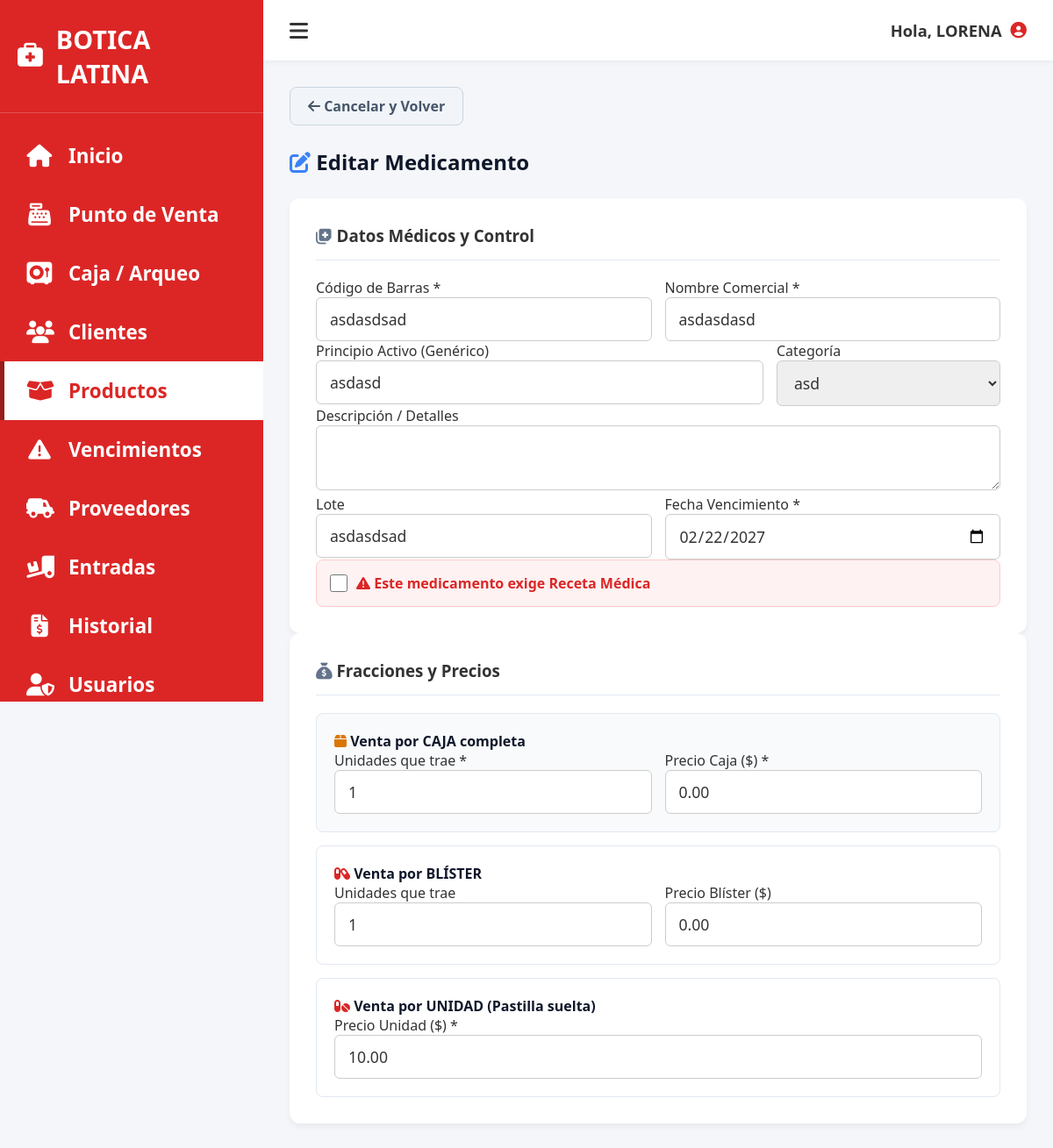
Screenshot of /index.php?view=editar_producto&id=2 (signed in) with the database file from the repository.
### tables this page shows
CREATE TABLE `productos` (
  `id` int(11) NOT NULL,
  `codigo` varchar(100) NOT NULL,
  `descripcion` varchar(255) DEFAULT NULL,
  `compra` decimal(10,2) DEFAULT 0.00,
  `venta` decimal(10,2) DEFAULT 0.00,
  `stock` int(11) DEFAULT 0,
  `principio_activo` varchar(255) DEFAULT NULL,
  `laboratorio` varchar(255) DEFAULT NULL,
  `presentacion` varchar(255) DEFAULT NULL,
  `lote` varchar(100) DEFAULT NULL,
  `fecha_vencimiento` date DEFAULT NULL,
  `requiere_receta` tinyint(1) DEFAULT 0,
  `unidades_por_caja` int(11) DEFAULT 1,
  `unidades_por_blister` int(11) DEFAULT 1,
  `precio_caja` decimal(10,2) DEFAULT 0.00,
  `precio_blister` decimal(10,2) DEFAULT 0.00,
  `precio_unidad` decimal(10,2) DEFAULT 0.00,
  `stock_minimo` int(11) DEFAULT 20,
  `categoria` varchar(100) DEFAULT 'Medicamentos',
  `detalles` text DEFAULT NULL
);

### models/Producto.php (called while the page is built, shortened)
<?php
class Producto {
    private $db;
    public function __construct($conexion) {
        $this->db = $conexion;
    }
    public function getPorId($id) {
        $stmt = $this->db->prepare("SELECT * FROM productos WHERE id = ?");
        $stmt->execute([$id]);
        return $stmt->fetch(PDO::FETCH_ASSOC);
    }
}
?>

### views/editar_producto.php (the view, shortened to what this page needs)
<!DOCTYPE html>
<html lang="es">
<head>
    <link rel="stylesheet" href="assets/css/dashboard.css?v=<?php echo time(); ?>">
    <link rel="stylesheet" href="https://cdnjs.cloudflare.com/ajax/libs/font-awesome/6.4.0/css/all.min.css">
</head>
<body>
<div class="wrapper">
    <aside class="sidebar">
        <div class="sidebar-header"><i class="fa-solid fa-briefcase-medical"></i><span>BOTICA LATINA</span></div>
        <ul class="sidebar-menu">
            <?php if(isset($_SESSION['user_rol']) && $_SESSION['user_rol'] == 'Administrador'): ?>
                <li><a href="index.php"><i class="fa-solid fa-house"></i> Inicio</a></li>
            <?php endif; ?>
            <li><a href="index.php?view=caja"><i class="fa-solid fa-cash-register"></i> Punto de Venta</a></li>
            <li><a href="index.php?view=arqueo"><i class="fa-solid fa-vault"></i> Caja / Arqueo</a></li>
            <li><a href="index.php?view=clientes"><i class="fa-solid fa-users"></i> Clientes</a></li>
            <?php if(isset($_SESSION['user_rol']) && $_SESSION['user_rol'] == 'Administrador'): ?>
                <li class="active"><a href="index.php?view=productos"><i class="fa-solid fa-box-open"></i> Productos</a></li>
                <li><a href="index.php?view=vencimientos"><i class="fa-solid fa-triangle-exclamation"></i> Vencimientos</a></li>
                <li><a href="index.php?view=proveedores"><i class="fa-solid fa-truck-field"></i> Proveedores</a></li>
                <li><a href="index.php?view=compras"><i class="fa-solid fa-truck-ramp-box"></i> Entradas</a></li>
                <li><a href="index.php?view=historial"><i class="fa-solid fa-file-invoice-dollar"></i> Historial</a></li>
                <li><a href="index.php?view=usuarios"><i class="fa-solid fa-user-shield"></i> Usuarios</a></li>
            <?php endif; ?>
        </ul>
    </aside>
    <div class="main-content">
        <header class="topbar">
            <div class="menu-toggle"><i class="fa-solid fa-bars"></i></div>
            <div class="user-info"><span>Hola, <?php echo htmlspecialchars($_SESSION['user_nombre']); ?></span><i class="fa-solid fa-circle-user" style="color:#dc2626;"></i></div>
        </header>
        <div class="dashboard-container">
            <a href="index.php?view=productos" class="btn-back"><i class="fa-solid fa-arrow-left"></i> Cancelar y Volver</a>
            <h2 style="color: #0f172a; margin-top: 0; margin-bottom: 25px;"><i class="fa-solid fa-pen-to-square" style="color:#3b82f6;"></i> Editar Medicamento</h2>
            <form method="POST" action="index.php?action=actualizar_producto">
                <div class="split-layout" style="align-items: flex-start; gap: 25px;">
                    <div class="left-panel panel-blanco" style="flex: 1;">
                        <h3 style="margin-top:0; border-bottom: 1px solid #e2e8f0; padding-bottom: 15px; margin-bottom: 20px;"><i class="fa-solid fa-notes-medical" style="color:#64748b;"></i> Datos Médicos y Control</h3>
                        <div style="display: flex; gap: 15px;">
                            <div class="form-group" style="flex: 1;">
                                <label>Código de Barras *</label>
                                <input type="text" name="codigo" class="form-control" value="<?php echo htmlspecialchars($producto['codigo'] ?? ''); ?>" required>
                            </div>
                            <div class="form-group" style="flex: 1;">
                                <label>Nombre Comercial *</label>
                                <input type="text" name="descripcion" class="form-control" value="<?php echo htmlspecialchars($producto['descripcion'] ?? ''); ?>" required>
                            </div>
                        </div>
                        <div style="display: flex; gap: 15px;">
                            <div class="form-group" style="flex: 2;">
                                <label>Principio Activo (Genérico)</label>
                                <input type="text" name="principio_activo" class="form-control" value="<?php echo htmlspecialchars($producto['principio_activo'] ?? ''); ?>">
                            </div>
                            <div class="form-group" style="flex: 1;">
                                <label>Categoría</label>
                                <select name="categoria" class="form-control">
                                    <option value="<?php echo htmlspecialchars($producto['categoria']); ?>" selected><?php echo htmlspecialchars($producto['categoria']); ?></option>
                                </select>
                            </div>
                        </div>
                        <div class="form-group">
                            <label>Descripción / Detalles</label>
                            <textarea name="detalles" class="form-control" rows="2"><?php echo htmlspecialchars($producto['detalles'] ?? ''); ?></textarea>
                        </div>
                        <div style="display: flex; gap: 15px;">
                            <div class="form-group" style="flex: 1;">
                                <label>Lote</label>
                                <input type="text" name="lote" class="form-control" value="<?php echo htmlspecialchars($producto['lote'] ?? ''); ?>">
                            </div>
                            <div class="form-group" style="flex: 1;">
                                <label>Fecha Vencimiento *</label>
                                <input type="date" name="fecha_vencimiento" class="form-control" value="<?php echo htmlspecialchars($producto['fecha_vencimiento'] ?? ''); ?>" required>
                            </div>
                        </div>
                        <div class="form-group" style="background: #fef2f2; padding: 15px; border-radius: 8px; border: 1px solid #fecaca; display: flex; align-items: center; gap: 10px; margin-bottom: 0;">
                            <input type="checkbox" name="requiere_receta" id="receta" value="1" <?php echo (!empty($producto['requiere_receta'])) ? 'checked' : ''; ?> style="width: 20px; height: 20px;">
                            <label for="receta" style="margin:0; color: #dc2626; font-weight: bold; cursor: pointer;"><i class="fa-solid fa-triangle-exclamation"></i> Este medicamento exige Receta Médica</label>
                        </div>
                    </div>
                    <div class="right-panel" style="flex: 1; display: flex; flex-direction: column; gap: 25px;">
                        <div class="panel-blanco">
                            <h3 style="margin-top:0; border-bottom: 1px solid #e2e8f0; padding-bottom: 15px; margin-bottom: 20px;"><i class="fa-solid fa-sack-dollar" style="color:#64748b;"></i> Fracciones y Precios</h3>
                            <div style="border: 1px solid #e2e8f0; padding: 20px; border-radius: 8px; margin-bottom: 15px; background: #f8fafc;">
                                <h4 style="margin-top:0; color:#0f172a;"><i class="fa-solid fa-box" style="color:#d97706;"></i> Venta por CAJA completa</h4>
                                <div style="display: flex; gap: 15px;">
                                    <div class="form-group" style="flex: 1; margin-bottom: 0;"><label>Unidades que trae *</label><input type="number" name="unidades_por_caja" class="form-control" value="<?php echo htmlspecialchars($producto['unidades_por_caja'] ?? '1'); ?>" required></div>
                                    <div class="form-group" style="flex: 1; margin-bottom: 0;"><label>Precio Caja ($) *</label><input type="number" step="0.01" name="precio_caja" class="form-control" value="<?php echo htmlspecialchars($producto['precio_caja'] ?? '0.00'); ?>" required></div>
                                </div>
                            </div>
                            <div style="border: 1px solid #e2e8f0; padding: 20px; border-radius: 8px; margin-bottom: 15px;">
                                <h4 style="margin-top:0; color:#0f172a;"><i class="fa-solid fa-capsules" style="color:#dc2626;"></i> Venta por BLÍSTER</h4>
                                <div style="display: flex; gap: 15px;">
                                    <div class="form-group" style="flex: 1; margin-bottom: 0;"><label>Unidades que trae</label><input type="number" name="unidades_por_blister" class="form-control" value="<?php echo htmlspecialchars($producto['unidades_por_blister'] ?? '1'); ?>"></div>
                                    <div class="form-group" style="flex: 1; margin-bottom: 0;"><label>Precio Blíster ($)</label><input type="number" step="0.01" name="precio_blister" class="form-control" value="<?php echo htmlspecialchars($producto['precio_blister'] ?? '0.00'); ?>"></div>
                                </div>
                            </div>
                            <div style="border: 1px solid #e2e8f0; padding: 20px; border-radius: 8px;">
                                <h4 style="margin-top:0; color:#0f172a;"><i class="fa-solid fa-pills" style="color:#dc2626;"></i> Venta por UNIDAD (Pastilla suelta)</h4>
                                <div class="form-group" style="margin-bottom: 0;">
                                    <label>Precio Unidad ($) *</label>
                                    <input type="number" step="0.01" name="precio_unidad" class="form-control" value="<?php echo htmlspecialchars($producto['precio_unidad'] ?? '0.00'); ?>" required>
                                </div>
                            </div>
                        </div>

### css/dashboard.css (style rules this page uses)
* { margin: 0; padding: 0; box-sizing: border-box; font-family: 'Segoe UI', Roboto, Helvetica, Arial, sans-serif; }
body { background-color: #f4f6f9; color: #333; }
.wrapper { display: flex; min-height: 100vh; }
.sidebar { width: 300px; background-color: #dc2626; color: white; display: flex; flex-direction: column; position: fixed; height: 100vh; overflow-y: auto; }
.sidebar-header { padding: 25px 20px; font-size: 1.8rem; font-weight: bold; display: flex; align-items: center; gap: 15px; border-bottom: 1px solid rgba(255,255,255,0.2); }
.sidebar-menu { list-style: none; padding: 15px 0; margin: 0; }
.sidebar-menu li a { display: flex; align-items: center; gap: 18px; color: white; text-decoration: none; padding: 18px 25px; font-size: 1.4rem; font-weight: 600; border-left: 5px solid transparent; transition: 0.2s; }
.sidebar-menu li a i { font-size: 1.6rem; width: 30px; text-align: center; }
.sidebar-menu li.active a { background-color: white; color: #dc2626; font-weight: bold; border-left: 5px solid #991b1b; }
.main-content { flex: 1; margin-left: 300px; padding: 0; display: flex; flex-direction: column; width: calc(100% - 300px); }
.topbar { background: white; padding: 18px 30px; display: flex; justify-content: space-between; align-items: center; box-shadow: 0 2px 5px rgba(0,0,0,0.05); }
.menu-toggle { font-size: 1.5rem; cursor: pointer; color: #333; }
.user-info { display: flex; align-items: center; gap: 10px; font-size: 1.15rem; font-weight: 600; color: #333; }
.dashboard-container { padding: 30px; }
.form-control { width: 100%; padding: 12px 15px; border: 1px solid #ccc; border-radius: 6px; font-size: 1.1rem; outline: none; color: #333; }

### views/editar_producto.php (style rules this page uses)
.btn-back { display: inline-block; padding: 10px 20px; background: #f1f5f9; color: #475569; text-decoration: none; border-radius: 8px; margin-bottom: 25px; font-weight: bold; border: 1px solid #cbd5e1; transition: 0.2s; }
.panel-blanco { background: white; padding: 30px; border-radius: 12px; box-shadow: 0 4px 6px rgba(0,0,0,0.05); }

### rows the page displays
productos: codigo "asdasdsad", descripcion "asdasdasd", principio_activo "asdasd", categoria "asd", lote "asdasdsad", fecha_vencimiento "02/22/2027", unidades_por_caja "1", precio_caja "0.00", unidades_por_blister "1", precio_blister "0.00", precio_unidad "10.00"

### other values shown
$_SESSION['user_nombre'] "LORENA"
